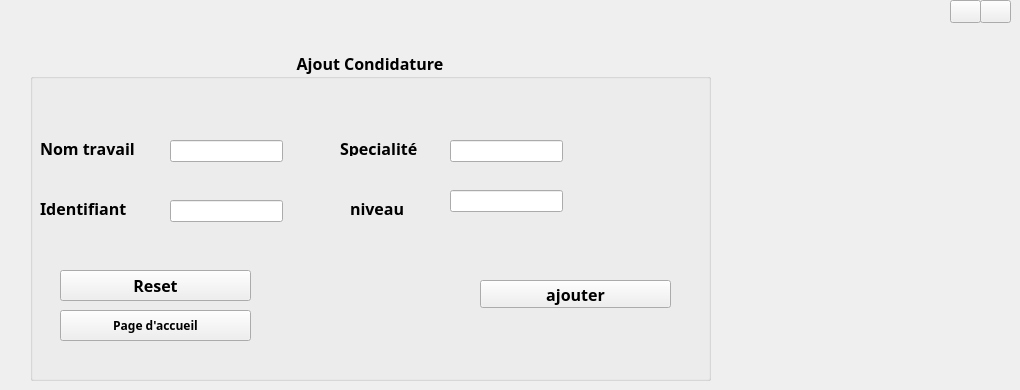
        <widget class="QWidget" name="tab_37">
         <attribute name="title">
          <string>Ajouter condidature </string>
         </attribute>
         <widget class="QGroupBox" name="groupBox_14">
          <property name="geometry">
           <rect>
            <x>30</x>
            <y>50</y>
            <width>681</width>
            <height>331</height>
           </rect>
          </property>
          <property name="font">
           <font>
            <family>Sitka</family>
            <pointsize>12</pointsize>
            <weight>75</weight>
            <bold>true</bold>
           </font>
          </property>
          <property name="title">
           <string>Ajout Condidature</string>
          </property>
          <property name="alignment">
           <set>Qt::AlignCenter</set>
          </property>
          <widget class="QLabel" name="label_93">
           <property name="geometry">
            <rect>
             <x>10</x>
             <y>150</y>
             <width>101</width>
             <height>16</height>
            </rect>
           </property>
           <property name="font">
            <font>
             <family>Sitka Display</family>
             <pointsize>12</pointsize>
             <weight>75</weight>
             <bold>true</bold>
            </font>
           </property>
           <property name="text">
            <string>Identifiant</string>
           </property>
          </widget>
          <widget class="QLabel" name="label_94">
           <property name="geometry">
            <rect>
             <x>310</x>
             <y>90</y>
             <width>81</width>
             <height>16</height>
            </rect>
           </property>
           <property name="font">
            <font>
             <family>Sitka Display</family>
             <pointsize>12</pointsize>
             <weight>75</weight>
             <bold>true</bold>
            </font>
           </property>
           <property name="text">
            <string>Specialité</string>
           </property>
          </widget>
          <widget class="QLineEdit" name="le_nomt_2">
           <property name="geometry">
            <rect>
             <x>140</x>
             <y>90</y>
             <width>113</width>
             <height>22</height>
            </rect>
           </property>
          </widget>
          <widget class="QLineEdit" name="le_identifiant_2">
           <property name="geometry">
            <rect>
             <x>140</x>
             <y>150</y>
             <width>113</width>
             <height>22</height>
            </rect>
           </property>
          </widget>
          <widget class="QLineEdit" name="la_specialite_2">
           <property name="geometry">
            <rect>
             <x>420</x>
             <y>90</y>
             <width>113</width>
             <height>22</height>
            </rect>
           </property>
          </widget>
          <widget class="QLabel" name="label_95">
           <property name="geometry">
            <rect>
             <x>10</x>
             <y>90</y>
             <width>111</width>
             <height>16</height>
            </rect>
           </property>
           <property name="font">
            <font>
             <family>Sitka Display</family>
             <pointsize>12</pointsize>
             <weight>75</weight>
             <bold>true</bold>
            </font>
           </property>
           <property name="text">
            <string>Nom travail</string>
           </property>
          </widget>
          <widget class="QLabel" name="label_96">
           <property name="geometry">
            <rect>
             <x>320</x>
             <y>150</y>
             <width>56</width>
             <height>16</height>
            </rect>
           </property>
           <property name="font">
            <font>
             <family>Sitka Display</family>
             <pointsize>12</pointsize>
             <weight>75</weight>
             <bold>true</bold>
            </font>
           </property>
           <property name="text">
            <string>niveau </string>
           </property>
          </widget>
          <widget class="QLineEdit" name="le_niveauc_2">
           <property name="geometry">
            <rect>
             <x>420</x>
             <y>140</y>
             <width>113</width>
             <height>22</height>
            </rect>
           </property>
          </widget>
          <widget class="QPushButton" name="pb_ajouter_4">
           <property name="geometry">
            <rect>
             <x>450</x>
             <y>230</y>
             <width>191</width>
             <height>28</height>
            </rect>
           </property>
           <property name="text">
            <string>ajouter</string>
           </property>
           <property name="icon">
            <iconset resource="img.qrc">
             <normaloff>:/ajouter.png</normaloff>:/ajouter.png</iconset>
           </property>
          </widget>
          <widget class="QPushButton" name="pushButton_19">
           <property name="geometry">
            <rect>
             <x>30</x>
             <y>220</y>
             <width>191</width>
             <height>31</height>
            </rect>
           </property>
           <property name="text">
            <string>Reset</string>
           </property>
           <property name="icon">
            <iconset resource="img.qrc">
             <normaloff>:/reset.png</normaloff>:/reset.png</iconset>
           </property>
          </widget>
          <widget class="QPushButton" name="pushButton_33">
           <property name="geometry">
            <rect>
             <x>30</x>
             <y>260</y>
             <width>191</width>
             <height>31</height>
            </rect>
           </property>
           <property name="font">
            <font>
             <family>Sitka</family>
             <pointsize>9</pointsize>
             <weight>75</weight>
             <bold>true</bold>
            </font>
           </property>
           <property name="text">
            <string>Page d'accueil</string>
           </property>
          </widget>
         </widget>
         <widget class="QPushButton" name="pushButton_20">
          <property name="geometry">
           <rect>
            <x>980</x>
            <y>0</y>
            <width>31</width>
            <height>23</height>
           </rect>
          </property>
          <property name="text">
           <string/>
          </property>
          <property name="icon">
           <iconset resource="img.qrc">
            <normaloff>:/quitter.png</normaloff>:/quitter.png</iconset>
          </property>
         </widget>
         <widget class="QPushButton" name="pushButton_21">
          <property name="geometry">
           <rect>
            <x>950</x>
            <y>0</y>
            <width>31</width>
            <height>23</height>
           </rect>
          </property>
          <property name="text">
           <string/>
          </property>
          <property name="icon">
           <iconset resource="img.qrc">
            <normaloff>:/diconnexion.png</normaloff>:/diconnexion.png</iconset>
          </property>
         </widget>
        </widget>
